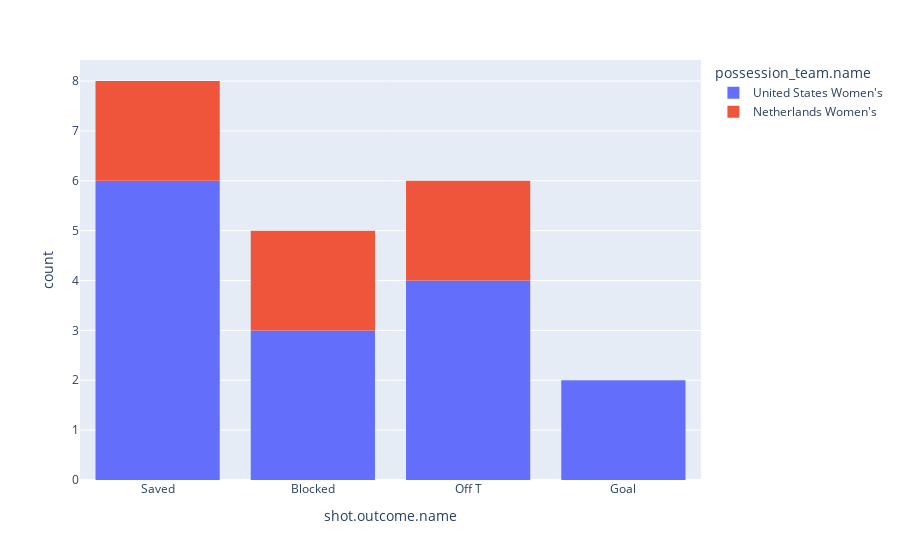

Notebook cell for this chart:
### Markdown cell above
Making our first plots is very easy: we just need to call `px` (our abbreviated import name for `plotly.express`), and then state what kind of figure we want to generate. In this case, we want to make a histogram, because a histogram is a count of observations by group. To see all of the plot types that are available, follow [this link](https://plotly.com/python-api-reference/plotly.express.html).

In order to make our `px.histogram`, we provide just a few arguments: 
1. the name of the Data Frame from which we want to generate our plot
2. the variable that we want to group by (indicated as the `x` variable, since it will shape the x-axis)
3. the variable that we want to use to dictate color in our figure (optional, but helpful in many cases)

After we provide our arguments, `plotly.express` does all the hard work, and puts our visual together for us. Now, we can easily see that the US outshot the Netherlands. We might want to know, though, if the US just took lots of shots that were of lower quality. We can adapt our visual to take a look:

### Code cell
# Using a histogram to see what kinds of shots each team took
px.histogram(shots, x='shot.outcome.name', color='possession_team.name')

### Figure 1 — Plotly figure (JSON) as saved in the notebook; plotly's stock layout.template omitted (floating-point values rounded to 4 significant figures)
{"data": [{"alignmentgroup": "True", "bingroup": "x", "hovertemplate": "possession_team.name=United States Women's<br>shot.outcome.name=%{x}<br>count=%{y}<extra></extra>", "legendgroup": "United States Women's", "marker": {"color": "#636efa", "pattern": {"shape": ""}}, "name": "United States Women's", "offsetgroup": "United States Women's", "orientation": "v", "showlegend": true, "type": "histogram", "x": ["Saved", "Saved", "Saved", "Saved", "Blocked", "Off T", "Off T", "Goal", "Goal", "Blocked", "Saved", "Off T", "Saved", "Blocked", "Off T"], "xaxis": "x", "yaxis": "y"}, {"alignmentgroup": "True", "bingroup": "x", "hovertemplate": "possession_team.name=Netherlands Women's<br>shot.outcome.name=%{x}<br>count=%{y}<extra></extra>", "legendgroup": "Netherlands Women's", "marker": {"color": "#EF553B", "pattern": {"shape": ""}}, "name": "Netherlands Women's", "offsetgroup": "Netherlands Women's", "orientation": "v", "showlegend": true, "type": "histogram", "x": ["Saved", "Blocked", "Saved", "Off T", "Blocked", "Off T"], "xaxis": "x", "yaxis": "y"}], "layout": {"barmode": "relative", "legend": {"title": {"text": "possession_team.name"}, "tracegroupgap": 0}, "margin": {"t": 60}, "xaxis": {"anchor": "y", "domain": [0, 1], "title": {"text": "shot.outcome.name"}}, "yaxis": {"anchor": "x", "domain": [0, 1], "title": {"text": "count"}}}}
